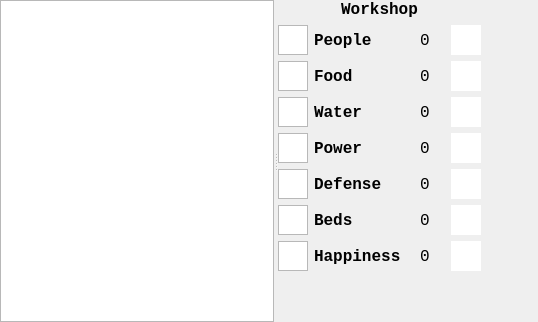
<?xml version="1.0" encoding="UTF-8"?>
<ui version="4.0">
 <class>WorkshopsWidget</class>
 <widget class="QWidget" name="WorkshopsWidget">
  <property name="geometry">
   <rect>
    <x>0</x>
    <y>0</y>
    <width>538</width>
    <height>322</height>
   </rect>
  </property>
  <property name="windowTitle">
   <string>Form</string>
  </property>
  <layout class="QVBoxLayout" name="verticalLayout">
   <property name="leftMargin">
    <number>0</number>
   </property>
   <property name="topMargin">
    <number>0</number>
   </property>
   <property name="rightMargin">
    <number>0</number>
   </property>
   <property name="bottomMargin">
    <number>0</number>
   </property>
   <item>
    <widget class="QSplitter" name="splitter">
     <property name="orientation">
      <enum>Qt::Horizontal</enum>
     </property>
     <widget class="QTableView" name="workshopList">
      <property name="minimumSize">
       <size>
        <width>200</width>
        <height>0</height>
       </size>
      </property>
      <property name="font">
       <font>
        <family>Consolas</family>
        <pointsize>12</pointsize>
        <weight>50</weight>
        <bold>false</bold>
       </font>
      </property>
      <property name="editTriggers">
       <set>QAbstractItemView::NoEditTriggers</set>
      </property>
      <property name="showDropIndicator" stdset="0">
       <bool>false</bool>
      </property>
      <property name="dragDropOverwriteMode">
       <bool>false</bool>
      </property>
      <property name="selectionMode">
       <enum>QAbstractItemView::SingleSelection</enum>
      </property>
      <property name="selectionBehavior">
       <enum>QAbstractItemView::SelectRows</enum>
      </property>
      <property name="showGrid">
       <bool>false</bool>
      </property>
      <attribute name="horizontalHeaderVisible">
       <bool>false</bool>
      </attribute>
      <attribute name="horizontalHeaderStretchLastSection">
       <bool>true</bool>
      </attribute>
      <attribute name="verticalHeaderVisible">
       <bool>false</bool>
      </attribute>
      <attribute name="verticalHeaderDefaultSectionSize">
       <number>22</number>
      </attribute>
      <attribute name="verticalHeaderMinimumSectionSize">
       <number>22</number>
      </attribute>
     </widget>
     <widget class="QWidget" name="gridLayoutWidget">
      <layout class="QGridLayout" name="gridLayout">
       <item row="2" column="2">
        <widget class="QLabel" name="numberPeople">
         <property name="minimumSize">
          <size>
           <width>25</width>
           <height>0</height>
          </size>
         </property>
         <property name="font">
          <font>
           <family>Consolas</family>
           <pointsize>12</pointsize>
          </font>
         </property>
         <property name="text">
          <string>0</string>
         </property>
        </widget>
       </item>
       <item row="4" column="0">
        <widget class="QGraphicsView" name="iconWater">
         <property name="maximumSize">
          <size>
           <width>30</width>
           <height>30</height>
          </size>
         </property>
         <property name="verticalScrollBarPolicy">
          <enum>Qt::ScrollBarAlwaysOff</enum>
         </property>
         <property name="horizontalScrollBarPolicy">
          <enum>Qt::ScrollBarAlwaysOff</enum>
         </property>
        </widget>
       </item>
       <item row="2" column="1">
        <widget class="QLabel" name="labelPeople">
         <property name="minimumSize">
          <size>
           <width>100</width>
           <height>0</height>
          </size>
         </property>
         <property name="font">
          <font>
           <family>Consolas</family>
           <pointsize>12</pointsize>
           <weight>75</weight>
           <bold>true</bold>
          </font>
         </property>
         <property name="text">
          <string>People</string>
         </property>
        </widget>
       </item>
       <item row="2" column="0">
        <widget class="QGraphicsView" name="iconPeople">
         <property name="maximumSize">
          <size>
           <width>30</width>
           <height>30</height>
          </size>
         </property>
         <property name="verticalScrollBarPolicy">
          <enum>Qt::ScrollBarAlwaysOff</enum>
         </property>
         <property name="horizontalScrollBarPolicy">
          <enum>Qt::ScrollBarAlwaysOff</enum>
         </property>
        </widget>
       </item>
       <item row="6" column="2">
        <widget class="QLabel" name="numberDefense">
         <property name="minimumSize">
          <size>
           <width>25</width>
           <height>0</height>
          </size>
         </property>
         <property name="font">
          <font>
           <family>Consolas</family>
           <pointsize>12</pointsize>
          </font>
         </property>
         <property name="text">
          <string>0</string>
         </property>
        </widget>
       </item>
       <item row="5" column="2">
        <widget class="QLabel" name="numberPower">
         <property name="minimumSize">
          <size>
           <width>25</width>
           <height>0</height>
          </size>
         </property>
         <property name="font">
          <font>
           <family>Consolas</family>
           <pointsize>12</pointsize>
          </font>
         </property>
         <property name="text">
          <string>0</string>
         </property>
        </widget>
       </item>
       <item row="3" column="0">
        <widget class="QGraphicsView" name="iconFood">
         <property name="maximumSize">
          <size>
           <width>30</width>
           <height>30</height>
          </size>
         </property>
         <property name="verticalScrollBarPolicy">
          <enum>Qt::ScrollBarAlwaysOff</enum>
         </property>
         <property name="horizontalScrollBarPolicy">
          <enum>Qt::ScrollBarAlwaysOff</enum>
         </property>
        </widget>
       </item>
       <item row="7" column="1">
        <widget class="QLabel" name="labelBeds">
         <property name="minimumSize">
          <size>
           <width>100</width>
           <height>0</height>
          </size>
         </property>
         <property name="font">
          <font>
           <family>Consolas</family>
           <pointsize>12</pointsize>
           <weight>75</weight>
           <bold>true</bold>
          </font>
         </property>
         <property name="text">
          <string>Beds</string>
         </property>
        </widget>
       </item>
       <item row="4" column="1">
        <widget class="QLabel" name="labelWater">
         <property name="minimumSize">
          <size>
           <width>100</width>
           <height>0</height>
          </size>
         </property>
         <property name="font">
          <font>
           <family>Consolas</family>
           <pointsize>12</pointsize>
           <weight>75</weight>
           <bold>true</bold>
          </font>
         </property>
         <property name="text">
          <string>Water</string>
         </property>
        </widget>
       </item>
       <item row="3" column="2">
        <widget class="QLabel" name="numberFood">
         <property name="minimumSize">
          <size>
           <width>25</width>
           <height>0</height>
          </size>
         </property>
         <property name="font">
          <font>
           <family>Consolas</family>
           <pointsize>12</pointsize>
          </font>
         </property>
         <property name="text">
          <string>0</string>
         </property>
        </widget>
       </item>
       <item row="3" column="1">
        <widget class="QLabel" name="labelFood">
         <property name="minimumSize">
          <size>
           <width>100</width>
           <height>0</height>
          </size>
         </property>
         <property name="font">
          <font>
           <family>Consolas</family>
           <pointsize>12</pointsize>
           <weight>75</weight>
           <bold>true</bold>
          </font>
         </property>
         <property name="text">
          <string>Food</string>
         </property>
        </widget>
       </item>
       <item row="7" column="2">
        <widget class="QLabel" name="numberBeds">
         <property name="minimumSize">
          <size>
           <width>25</width>
           <height>0</height>
          </size>
         </property>
         <property name="font">
          <font>
           <family>Consolas</family>
           <pointsize>12</pointsize>
          </font>
         </property>
         <property name="text">
          <string>0</string>
         </property>
        </widget>
       </item>
       <item row="6" column="1">
        <widget class="QLabel" name="labelDefense">
         <property name="minimumSize">
          <size>
           <width>100</width>
           <height>0</height>
          </size>
         </property>
         <property name="font">
          <font>
           <family>Consolas</family>
           <pointsize>12</pointsize>
           <weight>75</weight>
           <bold>true</bold>
          </font>
         </property>
         <property name="text">
          <string>Defense</string>
         </property>
        </widget>
       </item>
       <item row="8" column="0">
        <widget class="QGraphicsView" name="iconHappiness">
         <property name="maximumSize">
          <size>
           <width>30</width>
           <height>30</height>
          </size>
         </property>
         <property name="verticalScrollBarPolicy">
          <enum>Qt::ScrollBarAlwaysOff</enum>
         </property>
         <property name="horizontalScrollBarPolicy">
          <enum>Qt::ScrollBarAlwaysOff</enum>
         </property>
        </widget>
       </item>
       <item row="5" column="1">
        <widget class="QLabel" name="labelPower">
         <property name="minimumSize">
          <size>
           <width>100</width>
           <height>0</height>
          </size>
         </property>
         <property name="font">
          <font>
           <family>Consolas</family>
           <pointsize>12</pointsize>
           <weight>75</weight>
           <bold>true</bold>
          </font>
         </property>
         <property name="text">
          <string>Power</string>
         </property>
        </widget>
       </item>
       <item row="4" column="2">
        <widget class="QLabel" name="numberWater">
         <property name="minimumSize">
          <size>
           <width>25</width>
           <height>0</height>
          </size>
         </property>
         <property name="font">
          <font>
           <family>Consolas</family>
           <pointsize>12</pointsize>
          </font>
         </property>
         <property name="text">
          <string>0</string>
         </property>
        </widget>
       </item>
       <item row="8" column="1">
        <widget class="QLabel" name="labelHappiness">
         <property name="minimumSize">
          <size>
           <width>100</width>
           <height>0</height>
          </size>
         </property>
         <property name="font">
          <font>
           <family>Consolas</family>
           <pointsize>12</pointsize>
           <weight>75</weight>
           <bold>true</bold>
          </font>
         </property>
         <property name="text">
          <string>Happiness</string>
         </property>
        </widget>
       </item>
       <item row="7" column="0">
        <widget class="QGraphicsView" name="iconBeds">
         <property name="maximumSize">
          <size>
           <width>30</width>
           <height>30</height>
          </size>
         </property>
         <property name="verticalScrollBarPolicy">
          <enum>Qt::ScrollBarAlwaysOff</enum>
         </property>
         <property name="horizontalScrollBarPolicy">
          <enum>Qt::ScrollBarAlwaysOff</enum>
         </property>
        </widget>
       </item>
       <item row="6" column="0">
        <widget class="QGraphicsView" name="iconDefense">
         <property name="maximumSize">
          <size>
           <width>30</width>
           <height>30</height>
          </size>
         </property>
         <property name="verticalScrollBarPolicy">
          <enum>Qt::ScrollBarAlwaysOff</enum>
         </property>
         <property name="horizontalScrollBarPolicy">
          <enum>Qt::ScrollBarAlwaysOff</enum>
         </property>
        </widget>
       </item>
       <item row="5" column="0">
        <widget class="QGraphicsView" name="iconPower">
         <property name="maximumSize">
          <size>
           <width>30</width>
           <height>30</height>
          </size>
         </property>
         <property name="verticalScrollBarPolicy">
          <enum>Qt::ScrollBarAlwaysOff</enum>
         </property>
         <property name="horizontalScrollBarPolicy">
          <enum>Qt::ScrollBarAlwaysOff</enum>
         </property>
        </widget>
       </item>
       <item row="8" column="2">
        <widget class="QLabel" name="numberHappiness">
         <property name="minimumSize">
          <size>
           <width>25</width>
           <height>0</height>
          </size>
         </property>
         <property name="font">
          <font>
           <family>Consolas</family>
           <pointsize>12</pointsize>
          </font>
         </property>
         <property name="text">
          <string>0</string>
         </property>
        </widget>
       </item>
       <item row="7" column="3">
        <widget class="QGraphicsView" name="warningBeds">
         <property name="maximumSize">
          <size>
           <width>30</width>
           <height>30</height>
          </size>
         </property>
         <property name="frameShape">
          <enum>QFrame::NoFrame</enum>
         </property>
         <property name="verticalScrollBarPolicy">
          <enum>Qt::ScrollBarAlwaysOff</enum>
         </property>
         <property name="horizontalScrollBarPolicy">
          <enum>Qt::ScrollBarAlwaysOff</enum>
         </property>
        </widget>
       </item>
       <item row="2" column="3">
        <widget class="QGraphicsView" name="warningPeople">
         <property name="maximumSize">
          <size>
           <width>30</width>
           <height>30</height>
          </size>
         </property>
         <property name="frameShape">
          <enum>QFrame::NoFrame</enum>
         </property>
         <property name="verticalScrollBarPolicy">
          <enum>Qt::ScrollBarAlwaysOff</enum>
         </property>
         <property name="horizontalScrollBarPolicy">
          <enum>Qt::ScrollBarAlwaysOff</enum>
         </property>
        </widget>
       </item>
       <item row="6" column="3">
        <widget class="QGraphicsView" name="warningDefense">
         <property name="maximumSize">
          <size>
           <width>30</width>
           <height>30</height>
          </size>
         </property>
         <property name="frameShape">
          <enum>QFrame::NoFrame</enum>
         </property>
         <property name="verticalScrollBarPolicy">
          <enum>Qt::ScrollBarAlwaysOff</enum>
         </property>
         <property name="horizontalScrollBarPolicy">
          <enum>Qt::ScrollBarAlwaysOff</enum>
         </property>
        </widget>
       </item>
       <item row="5" column="3">
        <widget class="QGraphicsView" name="warningPower">
         <property name="maximumSize">
          <size>
           <width>30</width>
           <height>30</height>
          </size>
         </property>
         <property name="frameShape">
          <enum>QFrame::NoFrame</enum>
         </property>
         <property name="verticalScrollBarPolicy">
          <enum>Qt::ScrollBarAlwaysOff</enum>
         </property>
         <property name="horizontalScrollBarPolicy">
          <enum>Qt::ScrollBarAlwaysOff</enum>
         </property>
        </widget>
       </item>
       <item row="4" column="3">
        <widget class="QGraphicsView" name="warningWater">
         <property name="maximumSize">
          <size>
           <width>30</width>
           <height>30</height>
          </size>
         </property>
         <property name="frameShape">
          <enum>QFrame::NoFrame</enum>
         </property>
         <property name="verticalScrollBarPolicy">
          <enum>Qt::ScrollBarAlwaysOff</enum>
         </property>
         <property name="horizontalScrollBarPolicy">
          <enum>Qt::ScrollBarAlwaysOff</enum>
         </property>
        </widget>
       </item>
       <item row="3" column="3">
        <widget class="QGraphicsView" name="warningFood">
         <property name="maximumSize">
          <size>
           <width>30</width>
           <height>30</height>
          </size>
         </property>
         <property name="frameShape">
          <enum>QFrame::NoFrame</enum>
         </property>
         <property name="verticalScrollBarPolicy">
          <enum>Qt::ScrollBarAlwaysOff</enum>
         </property>
         <property name="horizontalScrollBarPolicy">
          <enum>Qt::ScrollBarAlwaysOff</enum>
         </property>
        </widget>
       </item>
       <item row="8" column="3">
        <widget class="QGraphicsView" name="warningHappiness">
         <property name="maximumSize">
          <size>
           <width>30</width>
           <height>30</height>
          </size>
         </property>
         <property name="frameShape">
          <enum>QFrame::NoFrame</enum>
         </property>
         <property name="verticalScrollBarPolicy">
          <enum>Qt::ScrollBarAlwaysOff</enum>
         </property>
         <property name="horizontalScrollBarPolicy">
          <enum>Qt::ScrollBarAlwaysOff</enum>
         </property>
        </widget>
       </item>
       <item row="9" column="0">
        <spacer name="spacer">
         <property name="orientation">
          <enum>Qt::Vertical</enum>
         </property>
         <property name="sizeHint" stdset="0">
          <size>
           <width>20</width>
           <height>40</height>
          </size>
         </property>
        </spacer>
       </item>
       <item row="2" column="4">
        <spacer name="horizontalSpacer">
         <property name="orientation">
          <enum>Qt::Horizontal</enum>
         </property>
         <property name="sizeHint" stdset="0">
          <size>
           <width>40</width>
           <height>20</height>
          </size>
         </property>
        </spacer>
       </item>
       <item row="1" column="0" colspan="4">
        <widget class="QLabel" name="labelLocation">
         <property name="font">
          <font>
           <family>Consolas</family>
           <pointsize>12</pointsize>
           <weight>75</weight>
           <bold>true</bold>
          </font>
         </property>
         <property name="text">
          <string>Workshop</string>
         </property>
         <property name="alignment">
          <set>Qt::AlignCenter</set>
         </property>
        </widget>
       </item>
      </layout>
     </widget>
    </widget>
   </item>
  </layout>
 </widget>
 <resources/>
 <connections/>
</ui>
